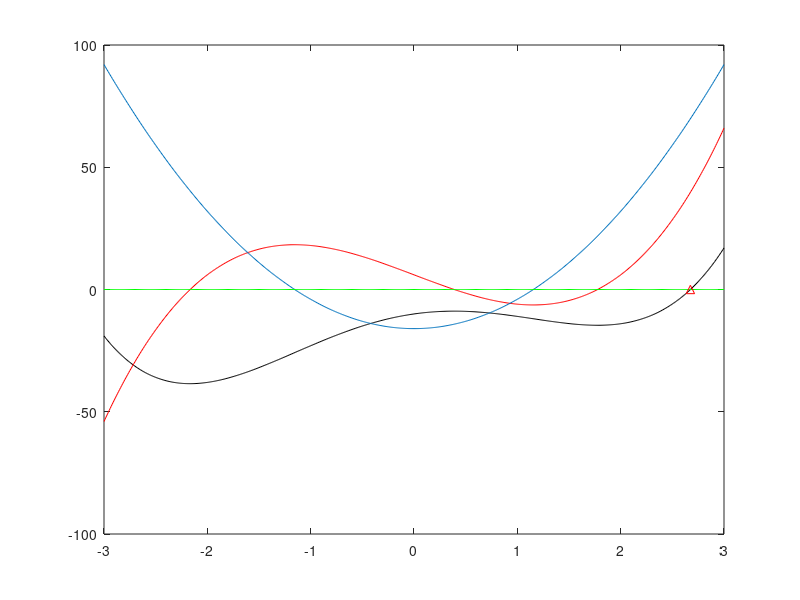

This figure's MATLAB source: (Note: this script raises an error after producing the figure.)
t=[-3:0.01:3];
f=@(x)x.^4-8*x.^2+6*x-10
fp=@(x)4*x.^3-16*x+6
fpp=@(x)12*x.^2-16
plot(t,f(t),'k',t,fp(t),'r',t,fpp(t))



zero1=fzero(f,2) % punts al grafic
% zero2=fzero(f,2)
hold on
plot(t,zeros(size(t)),'g')
plot(zero1,0,'^r') % ^ es el simbol d'on es creua amb l'eix 0 tambe pot ser *
% plot(zero2,0,'*r')
hold off


n=n+1, x=y; y=x-f(x)/fp(x)
